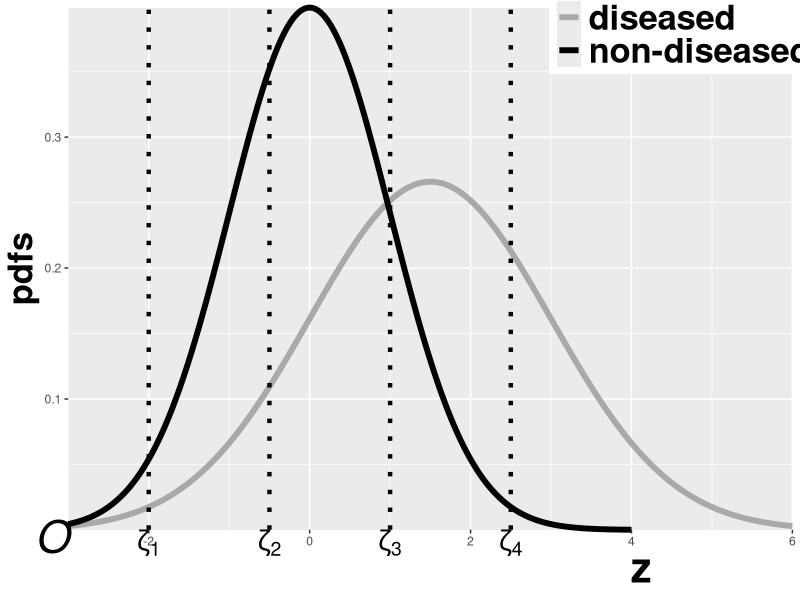
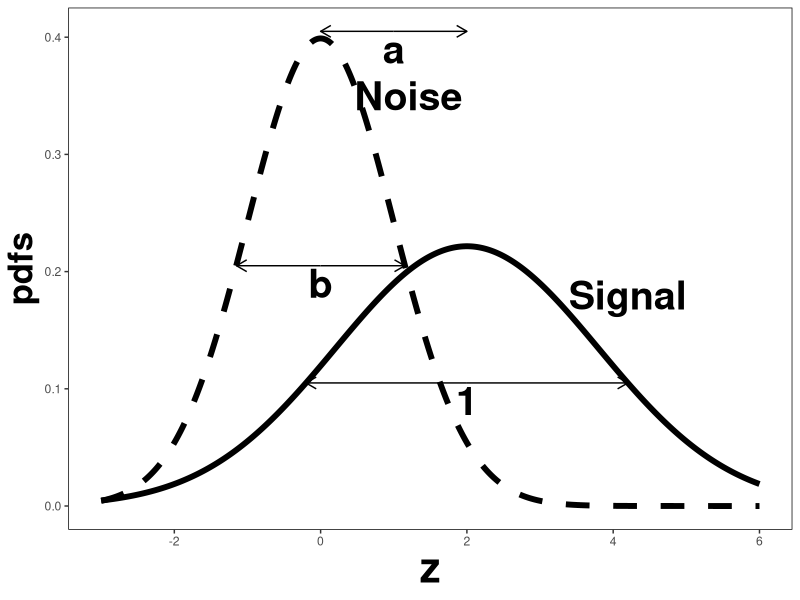
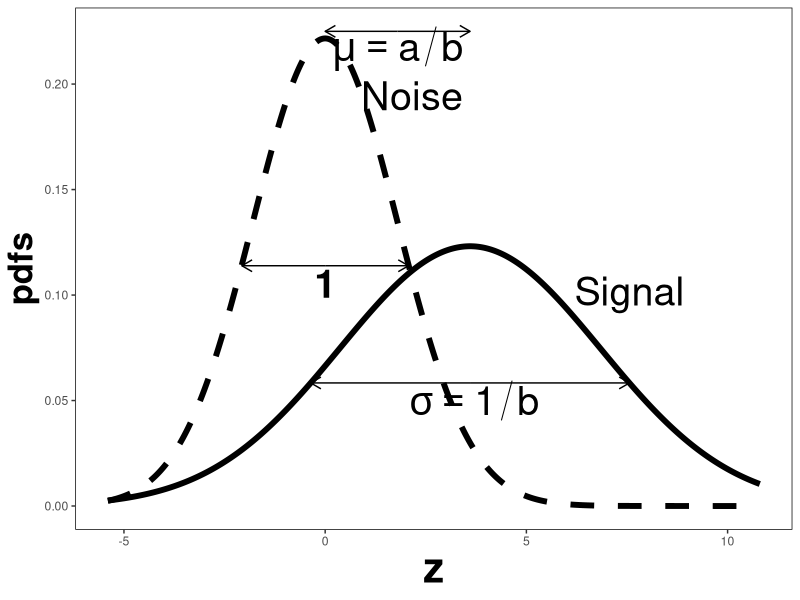
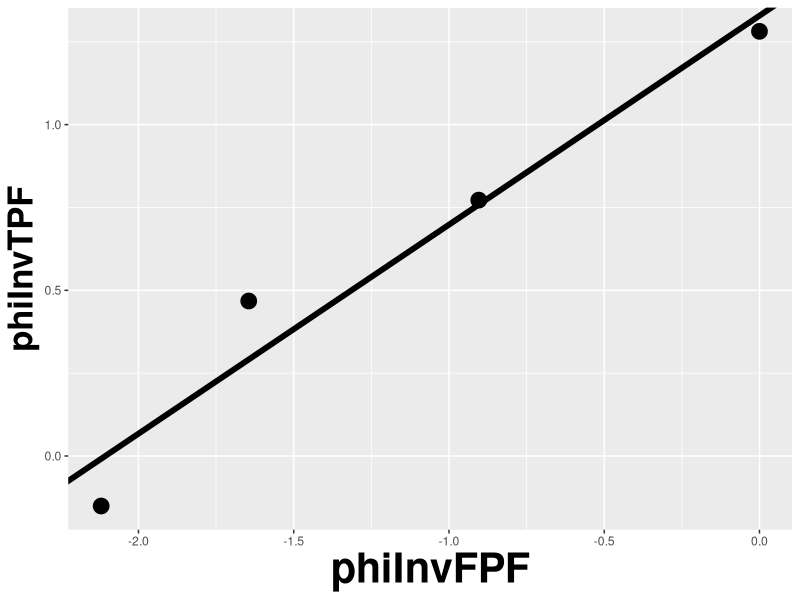

The R script that drew these images, in order:
## ---- chunk 1
  knitr::opts_chunk$set(
  collapse = TRUE,
  comment = "#>"
  )
  library(kableExtra)
  library(ggplot2)
  library(grid)
## ---- chunk 2
plotROC <- function (mu, sigma, FPF, TPF)
{
  zeta <- seq(- mu - 2,+ mu + 2,0.01)
  fpf <- array(dim = length(zeta))
  tpf <- array(dim = length(zeta))
  for (i in 1:length(zeta)) {
    fpf[i] <- pnorm(-zeta[i])
    tpf[i] <- pnorm((mu -zeta[i])/sigma) 
  }
  curveData <- data.frame(FPF = c(1, fpf, 0), TPF = c(1, tpf, 0))
  pointsData <- data.frame(FPF = FPF, TPF = TPF)
  rocPlot <- ggplot(mapping = aes(x = FPF, y = TPF)) + geom_line(data = curveData) + geom_point(data = pointsData, shape = 1, size = 3)
  print(rocPlot)
}
## ---- chunk 3
mu <- 1.5;sigma <- 1.5

z1 <- seq(-3, 4, by = 0.01)
z2 <- seq(-3, 6, by = 0.01)

Pdf1 <- dnorm(z1)
Pdf2 <- dnorm(z2, mu, sd = sigma)

df <- data.frame(z = c(z1, z2), pdfs = c(Pdf1, Pdf2), 
                 truth = c(rep('non-diseased', length(Pdf1)), rep('diseased', length(Pdf2))), 
                 stringsAsFactors = FALSE)

cut_point <- data.frame(z = c(-2.0, -0.5, 1, 2.5))

rocPdfs <- ggplot(df, aes(x = z, y = pdfs, color = truth)) + 
  geom_line(size = 2) + 
  scale_colour_manual(values=c("darkgrey","black")) + 
  theme(legend.title = element_blank(), legend.position = c(0.85, 0.95), 
        legend.text = element_text(size=25, face = "bold"), 
          axis.title.x = element_text(hjust = 0.8, size = 30,face="bold"),
        axis.title.y = element_text(size = 25,face="bold")) +
  geom_vline(data = cut_point, aes(xintercept = z), linetype = "dotted", size = 1.5) +
  annotation_custom(grob = textGrob(bquote(italic("O")),
                                    gp = gpar(fontsize = 32)), 
                    xmin = -3.2, xmax = -3.2, # adjust the position of "O"
                    ymin = -0.0, ymax = -0.01) +
  scale_x_continuous(expand = c(0, 0)) + 
  scale_y_continuous(expand = c(0, 0))

for (i in 1 : length(cut_point$z)){
  rocPdfs <- rocPdfs +
    annotation_custom(grob = textGrob(bquote(zeta[.(i)]),gp = gpar(fontsize = 20)),
                      xmin = cut_point$z[i], xmax = cut_point$z[i],
                      ymin = -0.01, ymax = -0.01)
}

gt <- ggplot_gtable(ggplot_build(rocPdfs))
gt$layout$clip[gt$layout$name == "panel"] <- "off"
grid.draw(gt)
## ---- chunk 4
mu <- 2
sigma <- 1.8;a <- mu/sigma;b <- 1/sigma
z <- seq(-3, 6, by = 0.01)
y1 <- dnorm(z)
y2 <- dnorm(z, mu, sigma)

y <- data.frame(z = c(z, z), pdfs = c(y1, y2), curves =
                  c(rep("y1", length(y1)), rep("y2", length(y2))))

p1 <- ggplot() + geom_line(data = y, mapping = aes(x = z, y = pdfs, linetype = curves), size = 2) +
  scale_linetype_manual(values = c("dashed", "solid")) + theme_bw() +
  theme(axis.title.y = element_text(size = 25,face="bold"),
        axis.title.x = element_text(size = 30,face="bold")) +
  theme(panel.grid.major = element_blank(), panel.grid.minor = element_blank(),
        panel.border = element_rect(color = "black"), legend.position="none") +
  geom_segment(aes(x = 1, y = 0.405, xend = 0, yend = 0.405),
               arrow = arrow(length = unit(0.3, "cm"))) +
  geom_segment(aes(x = 1, y = 0.405, xend = mu, yend = 0.405),
               arrow = arrow(length = unit(0.3, "cm"))) +
  annotate("text", x = 1, y = 0.39, label = "a", size = 10, fontface = "bold") +
  annotate("text", x = 1.2, y = 0.35, label = "Noise", size = 10, fontface = "bold") +
  geom_segment(aes(x = 0, y = 0.205, xend = 1.15, yend = 0.205),
               arrow = arrow(length = unit(0.3, "cm"))) +
  geom_segment(aes(x = 0, y = 0.205, xend = -1.15, yend = 0.205),
               arrow = arrow(length = unit(0.3, "cm"))) +
  annotate("text", x = 0, y = 0.19, label = "b", size = 10, fontface = "bold") +
  geom_segment(aes(x = 2, y = 0.105, xend = -0.2, yend = 0.105),
               arrow = arrow(length = unit(0.3, "cm"))) +
  geom_segment(aes(x = 2, y = 0.105, xend = 4.2, yend = 0.105),
               arrow = arrow(length = unit(0.3, "cm"))) +
  annotate("text", x = 2, y = 0.09, label = "1", size = 10, fontface = "bold") +
  annotate("text", x = 4.2, y = 0.18, label = "Signal", size = 10, fontface = "bold")
print(p1)

z <- seq(-3*sigma, 6*sigma, by = 0.01)
y1 <- dnorm(z, sd = sigma)
y2 <- dnorm(z, mean = mu*sigma, sd = sigma^2)

y <- data.frame(z = c(z, z), pdfs = c(y1, y2), curves = 
                  c(rep("y1", length(y1)), rep("y2", length(y2))))
p2 <- ggplot() + geom_line(data = y, mapping = aes(x = z, y = pdfs, linetype = curves), size = 2) +
  scale_linetype_manual(values = c("dashed", "solid")) + theme_bw() +
  theme(axis.title.y = element_text(size = 25,face="bold"),
        axis.title.x = element_text(size = 30,face="bold")) +
  theme(panel.grid.major = element_blank(), panel.grid.minor = element_blank(),
        panel.border = element_rect(color = "black"), legend.position="none") + 
  geom_segment(aes(x = 1 * sigma, y = 0.405 / sigma, xend = 0, yend = 0.405 / sigma), 
               arrow = arrow(length = unit(0.3, "cm"))) +
  geom_segment(aes(x = 1 * sigma, y = 0.405 / sigma, xend = mu * sigma, yend = 0.405 / sigma), 
               arrow = arrow(length = unit(0.3, "cm"))) + 
  annotate("text", x = 1 * sigma, y = 0.39 / sigma, label = "mu == a/b", 
           size = 10, fontface = "bold", parse = TRUE) + 
  annotate("text", x = 1.2 * sigma, y = 0.35 / sigma, label = "Noise", 
           size = 10, fontface = "bold", parse = TRUE) + 
  geom_segment(aes(x = 0, y = 0.205 / sigma, xend = 1.15 * sigma, yend = 0.205 / sigma), 
               arrow = arrow(length = unit(0.3, "cm"))) +
  geom_segment(aes(x = 0, y = 0.205 / sigma, xend = -1.15 * sigma, yend = 0.205 / sigma), 
               arrow = arrow(length = unit(0.3, "cm"))) + 
  annotate("text", x = 0, y = 0.19 / sigma, label = "1", size = 10, fontface = "bold") + 
  geom_segment(aes(x = 2 * sigma, y = 0.105 / sigma, xend = -0.2 * sigma, yend = 0.105 / sigma), 
               arrow = arrow(length = unit(0.3, "cm"))) +
  geom_segment(aes(x = 2 * sigma, y = 0.105 / sigma, xend = 4.2 * sigma, yend = 0.105 / sigma), 
               arrow = arrow(length = unit(0.3, "cm"))) + 
  annotate("text", x = 2 * sigma + 0.1, y = 0.09 / sigma, label = "sigma == 1/b", 
           size = 10, fontface = "bold", parse = TRUE) + 
  annotate("text", x = 4.2 * sigma, y = 0.18 / sigma, label = "Signal", 
           size = 10, fontface = "bold", parse = TRUE)
  print(p2)
## ---- chunk 5
# ML estimates of a and b (from Eng JAVA program)
# a <- 1.3204; b <- 0.6075 # these are not used in program; just there for comparison

FPF <- c(0.017, 0.050, 0.183, 0.5)  # this is from Table 6.11, last two rows
TPF <- c(0.440, 0.680, 0.780, 0.900)# ...do...

phiInvFPF <- qnorm(FPF)# apply the PHI_INV function
phiInvTPF <- qnorm(TPF)# ... do ... 

fit <- lm(phiInvTPF~phiInvFPF)
print(fit)
pointsData <- data.frame(phiInvFPF = phiInvFPF, phiInvTPF = phiInvTPF)
pointsPlot <- ggplot(data = pointsData, 
  mapping = aes(x = phiInvFPF, y = phiInvTPF)) + geom_point(size = 5) + 
  theme(axis.title.y = element_text(size = 25,face="bold"),
        axis.title.x = element_text(size = 30,face="bold")) +
  geom_abline(slope = fit$coefficients[2], intercept = fit$coefficients[1], size = 2)
print(pointsPlot)
